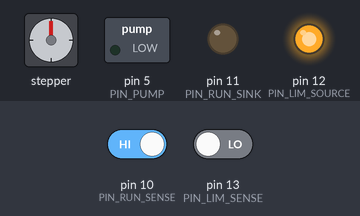
Simulated run of this sketch. Board: Arduino Uno, built with avr-gcc and run on an emulated ATmega328P. Parts: stepper motor, switched loads named in the sketch (green lamp = pin HIGH), output pins drawn as LEDs (lit = HIGH). Wiring (inferred from the names in the program): stepper motor driver (200 steps per turn assumed): step pin 4; direction pin 3; enable pin 2. The inputs (shaded band) are chosen by the test bench; at power-on: pin 10 (PIN_RUN_SENSE) HIGH, pin 13 (PIN_LIM_SENSE) LOW. Pins used as bus, display or sensor lines are not drawn.

Above: at 1.2 s.
1.3 s: pin 10 (PIN_RUN_SENSE) driven LOW
At 3.8 s:
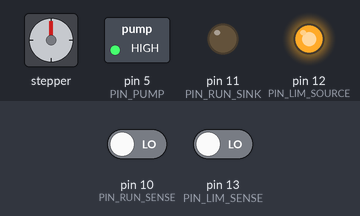
4.3 s: pin 10 (PIN_RUN_SENSE) driven HIGH
At 22.9 s:
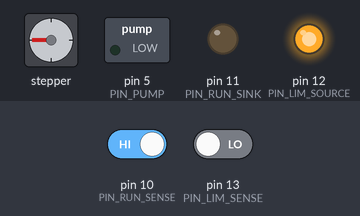
Timing chart, 0 to 24.0 s (numbered marks = the images above; inputs shaded):
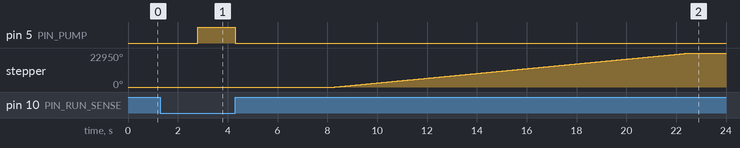

Measured:
- after the input at 1.3 s, pin 5 (PIN_PUMP): LOW → HIGH after 1.5 s
- after the input at 4.3 s, pin 5 (PIN_PUMP): HIGH → LOW at once; stepper: turns 22950° clockwise in 14.2 s, starting after 4.0 s

The sketch:

AutomatedShieldDispenser.ino
```cpp
#define PUMP_ML_MIN 160
#define NUM_TUBES 12
#define TARGET_VOLUME 2620 //uL
#define OFFSET_HOME 0
#define OFFSET_FRACS 27000
#define STEPS_PER_REV 200
#define DIST_PER_REV 3175 //microns
#define SIGNAL_PAUSE_US 5
#define US_PER_STEP 1100

#define PIN_EN_FRAC 2
#define PIN_DIR_FRAC 3
#define PIN_STEP_FRAC 4
#define PIN_PUMP 5
#define PIN_RUN_SENSE 10
#define PIN_RUN_SINK 11
#define PIN_LIM_SOURCE 12
#define PIN_LIM_SENSE 13

unsigned long dispense_ms = 0;

void primeSystem(void);
void runProcedure(void);
void dispense(void);
void homeFrac(void);
void moveFrac(long dist_um);
void stepMotor(void);

void setup() {

  //Home Limit Switch
  pinMode(PIN_LIM_SOURCE, OUTPUT);
  digitalWrite(PIN_LIM_SOURCE, HIGH);
  pinMode(PIN_LIM_SENSE, INPUT);

  //Run Switch
  pinMode(PIN_RUN_SENSE, INPUT_PULLUP);
  pinMode(PIN_RUN_SINK, OUTPUT);
  digitalWrite(PIN_RUN_SINK, LOW);

  //Pump Toggle
  pinMode(PIN_PUMP, OUTPUT);
  digitalWrite(PIN_PUMP, LOW);

  //Stepper Pins
  pinMode(PIN_EN_FRAC, OUTPUT);
  digitalWrite(PIN_EN_FRAC, HIGH);
  pinMode(PIN_STEP_FRAC, OUTPUT);
  digitalWrite(PIN_STEP_FRAC, LOW);
  pinMode(PIN_DIR_FRAC, OUTPUT);
  digitalWrite(PIN_DIR_FRAC, LOW);

  float pump_mL_s = PUMP_ML_MIN / (float)60;
  float pump_uL_ms = pump_mL_s;
  dispense_ms = (float)TARGET_VOLUME * (float)NUM_TUBES / pump_uL_ms;
}

void loop() {
  if(digitalRead(PIN_RUN_SENSE) == LOW){
    int i = 0;
    while(digitalRead(PIN_RUN_SENSE) == LOW && i < 15){
      i++;
      delay(100);
    }
    if (i == 15) {
      primeSystem();
    }

    if (i < 15 && i > 1){
      runProcedure();
    }
  }
}

void primeSystem(void){
  homeFrac();
  if(digitalRead(PIN_RUN_SENSE) == LOW){ digitalWrite(PIN_PUMP, HIGH); }
  while(digitalRead(PIN_RUN_SENSE) == LOW){ delay(20); }
  digitalWrite(PIN_PUMP, LOW);
  delay(4000);
  for(int i = 7; i > 0; i--){moveFrac(OFFSET_FRACS);}
  moveFrac(OFFSET_FRACS/2);
}

void runProcedure(void){
  homeFrac();
  dispense();
  delay(3000);
  for(int i = 7; i > 0; i--){
    moveFrac(OFFSET_FRACS);
    dispense();
    delay(3000);
  }
  moveFrac(OFFSET_FRACS/2);
}

void homeFrac(void){
  digitalWrite(PIN_DIR_FRAC, LOW);
  digitalWrite(PIN_EN_FRAC, LOW);
  while(digitalRead(PIN_LIM_SENSE) == HIGH){
    stepMotor();
    delayMicroseconds(US_PER_STEP);
  }
  moveFrac(OFFSET_HOME);
  digitalWrite(PIN_EN_FRAC, HIGH);
}

void dispense(void){
  digitalWrite(PIN_PUMP, HIGH);
  delay(dispense_ms);
  digitalWrite(PIN_PUMP, LOW);
}

void pulsePump(void){
  delay(2000);
  digitalWrite(PIN_PUMP, HIGH);
  delay(10);
  digitalWrite(PIN_PUMP, LOW);
}

void moveFrac(long dist_um){
  float dist_per_step = (float)DIST_PER_REV / (float)STEPS_PER_REV;
  unsigned long move_steps = abs(dist_um) / dist_per_step;
  if(dist_um < 0){
    digitalWrite(PIN_DIR_FRAC, LOW);
  }
  else{
    digitalWrite(PIN_DIR_FRAC, HIGH);
  }
  digitalWrite(PIN_EN_FRAC, LOW);
  while(move_steps > 0){
    stepMotor();
    delayMicroseconds(US_PER_STEP);
    move_steps--;
  }
  digitalWrite(PIN_EN_FRAC, HIGH);
}

void stepMotor(void){
  digitalWrite(PIN_STEP_FRAC, HIGH);
  delayMicroseconds(SIGNAL_PAUSE_US);
  digitalWrite(PIN_STEP_FRAC, LOW);
  delayMicroseconds(SIGNAL_PAUSE_US);
}
```
